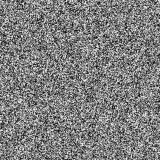

The Python source for this figure:
#!/usr/bin/env python3
"""Regenerate grain.png, the tileable film grain the library windows share with the website."""
from pathlib import Path

from PIL import Image, ImageFilter

SIZE = 160
noise = Image.effect_noise((SIZE, SIZE), 64).filter(ImageFilter.GaussianBlur(0.4))
grain = Image.new('LA', (SIZE, SIZE))
grain.putdata([(value, 255) for value in noise.get_flattened_data()])
grain.save(Path(__file__).with_name('grain.png'), optimize=True)
